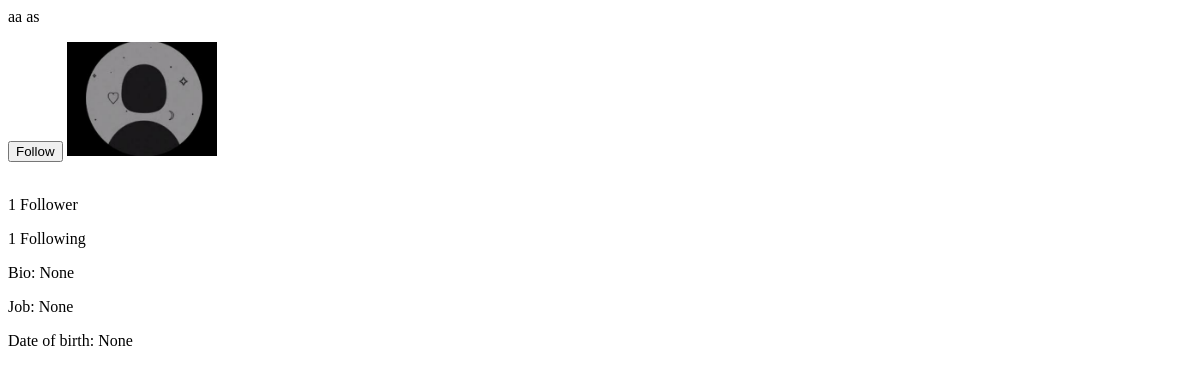
Before: /users/aa/ with the older database file.
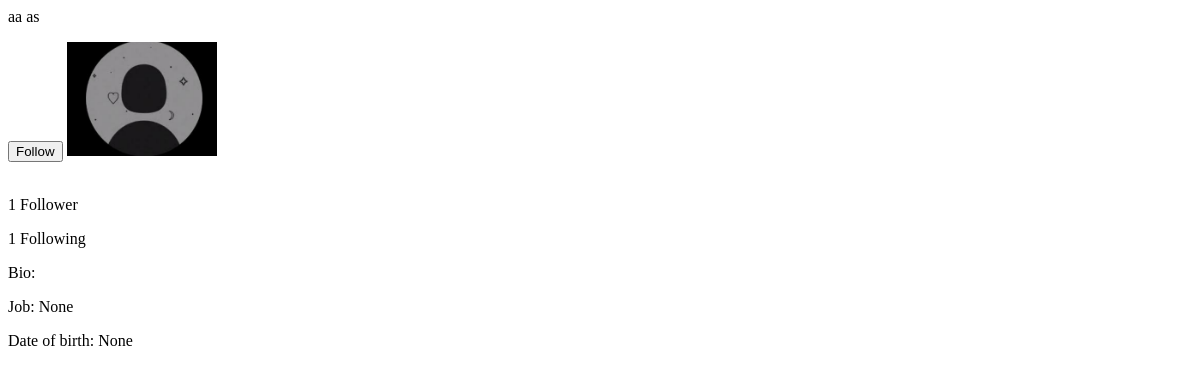
After: the same page with the newer database file.
### social_app/models.py (models this page shows)
class User(AbstractUser):
    date_of_birth = models.DateField(null=True, blank=True, verbose_name='تاریخ تولد')
    bio = models.TextField(blank=True, null=True, verbose_name='بایو')
    photo = models.ImageField(upload_to='account_images/', blank=True, null=True, verbose_name='عکس پروفایل')
    job = models.CharField(max_length=250, blank=True, null=True, verbose_name='شغل')
    phone = models.CharField(max_length=11, blank=True, null=True, verbose_name='شماره تلفن')
    following = models.ManyToManyField('self', through='Contact', related_name='followers', symmetrical=False)

### social_app/views.py (the view)
# urls.py: path('users/<username>/', views.user_detail, name='user_detail'),
def user_detail(request, username):
    user = get_object_or_404(User, username=username, is_active=True)
    return render(request, 'user/user_detail.html', {'user': user})

### social_app/templates/user/user_detail.html (shortened to what this page needs)
{% load thumbnail %}
{% load static %}
<p>{{ user.get_full_name }}</p>
{% if request.user == user %}
    <button disabled>
        {% if request.user in user.followers.all %}
            Unfollow
        {% else %}
            Follow
        {% endif %}
    </button>
{% else %}
    <button class="follow-button">
    {% if request.user in user.followers.all %}
        Unfollow
    {% else %}
        Follow
    {% endif %}
    </button>
{% endif %}
{% if user.photo %}
    <a href="{{ user.photo.url }}">
        <img src="{% thumbnail user.photo '150x0' quality=90 %}">
    </a>
{% else %}
    <img src="{% static 'images/profile/profile_pic.png' %}" style="width: 150px">
{% endif %}
{% with total_followers=user.followers.count total_followings=user.following.count %}
    <span class="followers-count"><p>{{ total_followers }} Follower{{ total_followers|pluralize }}</p></span>
    <span class="followings-count"><p>{{ total_followings }} Following{{ total_followings|pluralize }}</p></span>
{% endwith %}
<div>
    <p>Bio: {{ user.bio }}</p>
    <p>Job: {{ user.job }}</p>
    <p>Date of birth: {{ user.date_of_birth }}</p>
</div>

Changed rows visible on the page:
changed User "aa as": bio "None" → (not shown)
